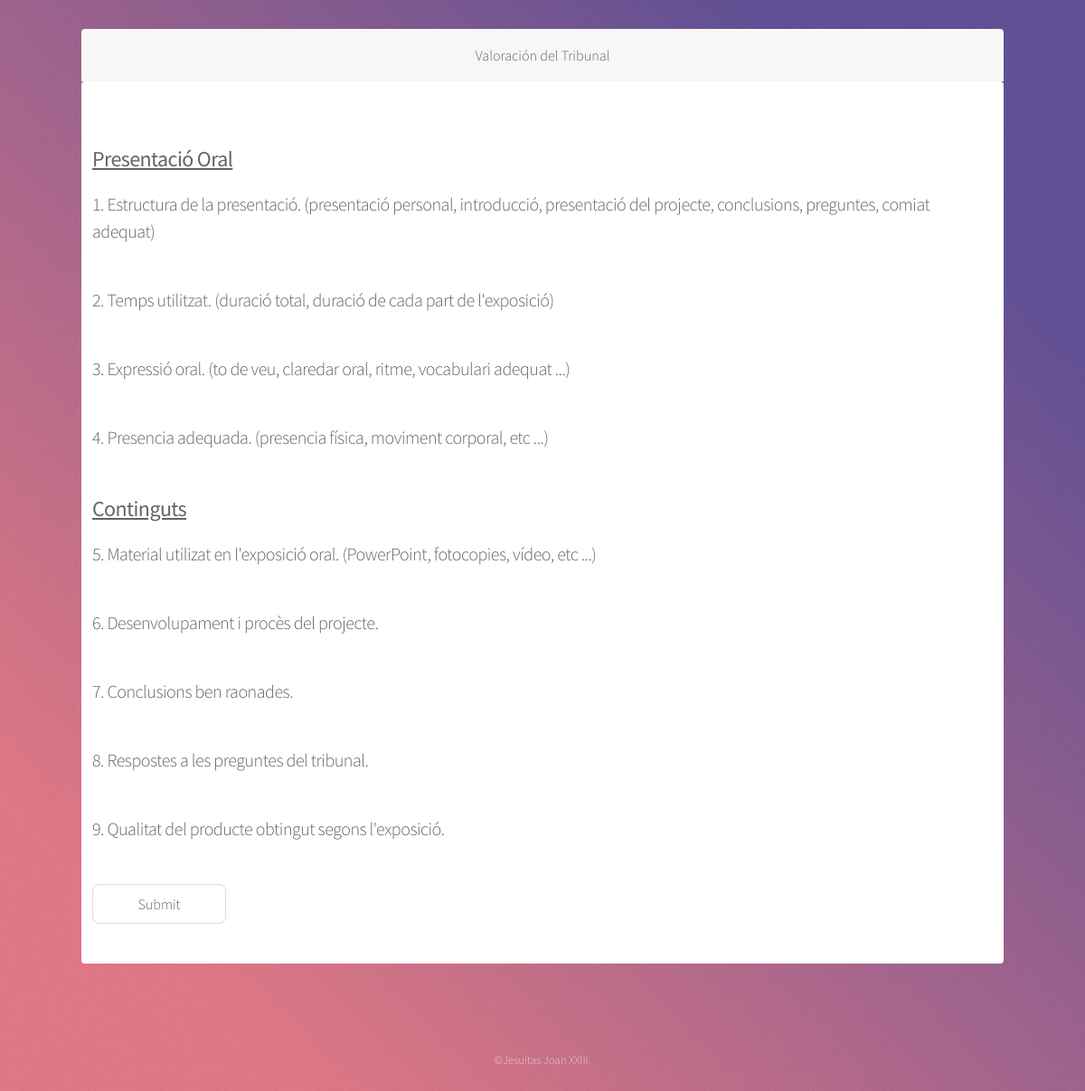
/php/formulario_tribu.php, run on the app's committed database.
### tables this page shows
CREATE TABLE `tbl_preguntatribunal` (
  `prtri_id` int(11) NOT NULL,
  `prtri_tipo` enum('oral','contenido') NOT NULL,
  `prtri_pregunta` varchar(300) NOT NULL
);

### php/formulario_tribu.php (the view, shortened to what this page needs)
<?php
include 'conexion.php';
				extract($_REQUEST);
?>
<!DOCTYPE HTML>
<html>
	<head>
		<link rel="stylesheet" href="../assets/css/main.css" />
	</head>
	<body>
			<div id="wrapper">
			<header id="header" class="alt">
			</header>
			<nav id="nav">
				Valoración del Tribunal
			</nav>
			<div id="main">
			<form action="formulario_tribu.proc.php" method="post">
				<?php
				$sql1 = "SELECT * FROM tbl_preguntatribunal WHERE prtri_tipo = 'oral' ";
				$preguntaOral1 = mysqli_query($conexion,$sql1);
				echo "<h2><b><u>Presentació Oral</u></b></h2>";
				while ($pregunta1 = mysqli_fetch_array($preguntaOral1)) {
				?>
				<h3><?php echo "$pregunta1[prtri_pregunta]"; ?></h3>
				<?php
				}
				?>
				<?php
				$sql2 = "SELECT * FROM tbl_preguntatribunal WHERE prtri_tipo = 'contenido' ";
				$preguntaOral2 = mysqli_query($conexion,$sql2);
				echo "<h2><b><u>Continguts</u></b></h2>";
				while ($pregunta12 = mysqli_fetch_array($preguntaOral2)) {
				?>
				<h3><?php echo "$pregunta12[prtri_pregunta]"; ?></h3>
				<?php
				}
				?>
				<input type="submit" name="">
				</form>
            </div>
			<footer id="footer">
				<p class="copyright">&copy;Jesuitas Joan XXIII</a>.</p>
			</footer>
			</div>
	</body>
</html>

### assets/css/main.css (style rules this page uses)
html, body, div,span, applet, object, iframe, h1, h2, h3, h4, h5, h6, p, blockquote, pre, a, abbr, acronym, address, big, cite, code, del, dfn, em, img, ins, kbd, q, s, samp, small, strike, strong, sub, sup, tt, var, b, u, i, center, dl, dt, dd, ol, ul, li, fieldset, form, label, legend, table, caption, tbody, tfoot, thead, tr, th, td, article, aside, canvas, details, embed, figure, figcaption, footer, header, hgroup, menu, nav, output, ruby, section, summary, time, mark, audio, video { margin: 0; padding: 0; border: 0; font-size: 100%; font: inherit; }
article, aside, details, figcaption, figure, footer, header, hgroup, menu, nav, section { display: block; }
body { line-height: 1; }
body { -webkit-text-size-adjust: none; }
*, *:before, *:after { -moz-box-sizing: border-box; -webkit-box-sizing: border-box; box-sizing: border-box; }
body { -ms-overflow-style: scrollbar; }
body { background-color: #935d8c; background-image: url("images/overlay.png"), -moz-linear-gradient(45deg, #e37682 15%, #5f4d93 85%); background-image: url("images/overlay.png"), -webkit-linear-gradient(45deg, #e37682 15%, #5f4d93 85%); background-image: url("images/overlay.png"), -ms-linear-gradient(45deg, #e37682 15%, #5f4d93 85%); background-image: url("images/overlay.png"), linear-gradient(45deg, #e37682 15%, #5f4d93 85%); }
body { background-color: #935d8c; color: rgba(255, 255, 255, 0.65); }
body, input, select, textarea { font-family: "Source Sans Pro", Helvetica, sans-serif; font-size: 17pt; font-weight: 300; line-height: 1.65; }
@media screen and (max-width: 1680px) { body, input, select, textarea { font-size: 14pt; } }
@media screen and (max-width: 1280px) { body, input, select, textarea { font-size: 12pt; } }
strong, b { font-weight: 400; }
p { margin: 0 0 1em 0; }
h1, h2, h3, h4, h5, h6 { font-weight: 300; line-height: 1.5; margin: 0 0 0.7em 0; letter-spacing: -0.025em; }
h2 { font-size: 1.5em; }
h3 { font-size: 1.25em; }
input, select, textarea { color: #ffffff; }
strong, b { color: #ffffff; }
h1, h2, h3, h4, h5, h6 { color: #ffffff; }
input[type="submit"], input[type="reset"], input[type="button"], button, .button { -moz-appearance: none; -webkit-appearance: none; -ms-appearance: none; appearance: none; -moz-transition: background-color 0.2s ease-in-out, color 0.2s ease-in-out; -webkit-transition: background-color 0.2s ease-in-out, color 0.2s ease-in-out; -ms-transition: background-color 0.2s ease-in-out, color 0.2s ease-in-out; transition: background-color 0.2s ease-in-out, color 0.2s ease-in-out; border-radius: 8px; border: 0; cursor: pointer; display: inline-block; font-weight: 300; height: 2.75em; line-height: 2.75em; min-width: 9.25em; padding: 0 1.5em; text-align: center; text-decoration: none; white-space: nowrap; }
input[type="submit"], input[type="reset"], input[type="button"], button, .button { background-color: transparent; box-shadow: inset 0 0 0 1px rgba(255, 255, 255, 0.35); color: #ffffff !important; }
form { margin: 0 0 2em 0; }
#header { padding: 5em 5em 1em 5em ; text-align: center; }
#header.alt { padding: 2em 5em 0em 5em ; }
#nav { background-color: #ffffff; color: #636363; padding: 1em; background-color: #f7f7f7; border-top-left-radius: 0.25em; border-top-right-radius: 0.25em; cursor: default; text-align: center; }
#nav + #main { padding-top: 4.25em; }
#main { background-color: #ffffff; color: #636363; border-bottom-left-radius: 0.25em; border-bottom-right-radius: 0.25em; border-top-left-radius: 0.25em; border-top-right-radius: 0.25em; padding: 0.75em 0.75em; }
#main input, #main select, #main textarea { color: #636363; }
#main strong, #main b { color: #636363; }
#main h1, #main h2, #main h3, #main h4, #main h5, #main h6 { color: #636363; }
#main input[type="submit"], #main input[type="reset"], #main input[type="button"], #main button, #main .button { background-color: transparent; box-shadow: inset 0 0 0 1px #dddddd; color: #636363 !important; }
#footer { display: -moz-flex; display: -webkit-flex; display: -ms-flex; display: flex; -moz-flex-wrap: wrap; -webkit-flex-wrap: wrap; -ms-flex-wrap: wrap; flex-wrap: wrap; padding: 0em 0em 0em 0em ; width: calc(100% + 0em); margin: 0 0 0em ; }
#footer > * { width: calc(50% - 2em); margin-left: 2em; }
#footer .copyright { width: 100%; margin: 2.5em 0 2em 0; font-size: 0.8em; text-align: center; }
@media screen and (max-width: 1280px) { #footer { padding: 4em 4em 2em 4em ; } }
#wrapper { width: 85%; margin: 0 auto; }

### data on the page
tbl_preguntatribunal: prtri_pregunta "1. Estructura de la presentació. (presentació personal, introducció, presentació del projecte, conclusions, preguntes, comiat adequat)"
tbl_preguntatribunal: prtri_pregunta "2. Temps utilitzat. (duració total, duració de cada part de l'exposició)"
tbl_preguntatribunal: prtri_pregunta "3. Expressió oral. (to de veu, claredar oral, ritme, vocabulari adequat ...)"
tbl_preguntatribunal: prtri_pregunta "4. Presencia adequada. (presencia física, moviment corporal, etc ...)"
tbl_preguntatribunal: prtri_pregunta "5. Material utilizat en l'exposició oral. (PowerPoint, fotocopies, vídeo, etc ...)"
tbl_preguntatribunal: prtri_pregunta "6. Desenvolupament i procès del projecte."
tbl_preguntatribunal: prtri_pregunta "7. Conclusions ben raonades."
tbl_preguntatribunal: prtri_pregunta "8. Respostes a les preguntes del tribunal."
tbl_preguntatribunal: prtri_pregunta "9. Qualitat del producte obtingut segons l'exposició."
